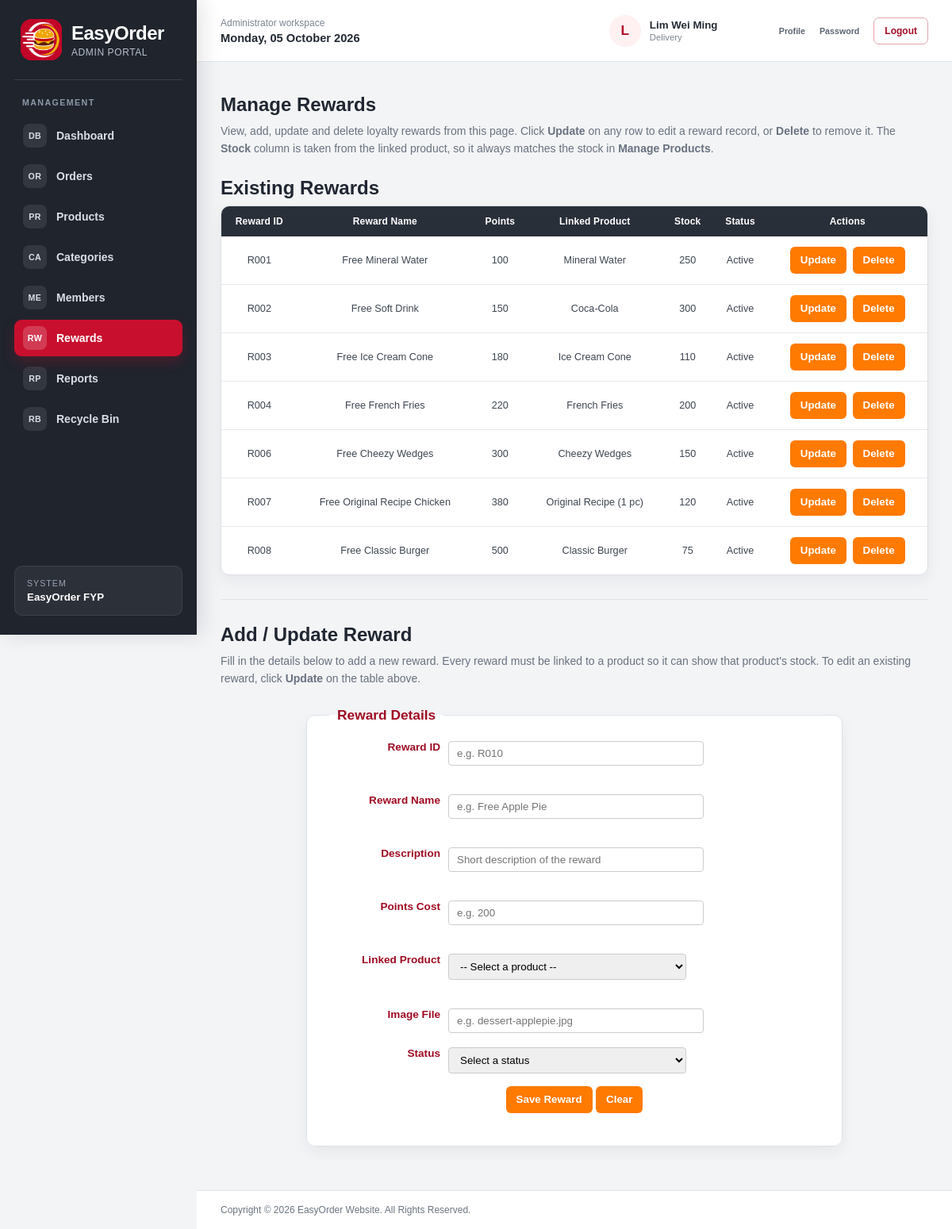
Screenshot of /admin_reward.php (signed in) with the database file from the repository.
### tables this page shows
CREATE TABLE `staff` (
  `staff_id` char(5) NOT NULL,
  `staff_name` varchar(100) NOT NULL,
  `staff_role` varchar(20) NOT NULL,
  `staff_email` varchar(100) NOT NULL,
  `staff_phone` varchar(15) NOT NULL,
  `staff_password` varchar(50) NOT NULL,
  `staff_isDelete` int(1) NOT NULL DEFAULT 0
);

CREATE TABLE `reward` (
  `reward_id` char(5) NOT NULL,
  `reward_name` varchar(100) NOT NULL,
  `reward_desc` varchar(255) NOT NULL,
  `reward_points` int(6) NOT NULL,
  `reward_product` char(5) NOT NULL,
  `reward_image` varchar(100) NOT NULL,
  `reward_status` varchar(10) NOT NULL,
  `reward_isDelete` int(1) NOT NULL DEFAULT 0
);

CREATE TABLE `product` (
  `product_id` char(5) NOT NULL,
  `product_name` varchar(100) NOT NULL,
  `product_desc` varchar(255) NOT NULL DEFAULT '',
  `product_image` varchar(255) NOT NULL DEFAULT 'image/logo.png',
  `product_category` varchar(50) NOT NULL,
  `product_price` decimal(5,2) NOT NULL,
  `product_stock` int(4) NOT NULL,
  `product_status` varchar(20) NOT NULL,
  `product_isDelete` int(1) NOT NULL DEFAULT 0
);

### admin_reward.php (the view, shortened to what this page needs)
<?php
include("dataconnection.php");
require_once("admin_shell.php");
?>
<!DOCTYPE html>
<html>
<head>
<link rel="stylesheet" href="style.css">
<link rel="stylesheet" href="admin_style.css">
</head>
<body class="admin-body">
<?php easyorder_admin_shell_start("admin_reward.php"); ?>
<h2 class="section-title">Manage Rewards</h2>
<p class="intro">View, add, update and delete loyalty rewards from this page. Click <b>Update</b> on any row to edit a reward record, or <b>Delete</b> to remove it. The <b>Stock</b> column is taken from the linked product, so it always matches the stock in <b>Manage Products</b>.</p>
<h2 class="section-title">Existing Rewards</h2>
<table class="manage-table" border="1">
<tr>
<th>Reward ID</th>
<th>Reward Name</th>
<th>Points</th>
<th>Linked Product</th>
<th>Stock</th>
<th>Status</th>
<th>Actions</th>
</tr>
<?php
$result = mysqli_query($connect,"SELECT * FROM reward WHERE reward_isDelete=0");
while($row = mysqli_fetch_assoc($result))
{
	$linked_product = "&mdash;";
	$stock_display = "N/A";
	$pid = $row['reward_product'];
	$product_stmt = mysqli_prepare($connect,"SELECT * FROM product WHERE product_id=?");
	mysqli_stmt_bind_param($product_stmt,"s",$pid);
	mysqli_stmt_execute($product_stmt);
	$presult = mysqli_stmt_get_result($product_stmt);
	if(mysqli_num_rows($presult) > 0)
	{
		$prow = mysqli_fetch_assoc($presult);
		$linked_product = $prow['product_name'];
		$stock_display = $prow['product_stock'];
	}
?>
<tr>
<td><?php echo $row['reward_id']; ?></td>
<td><?php echo $row['reward_name']; ?></td>
<td><?php echo $row['reward_points']; ?></td>
<td><?php echo $linked_product; ?></td>
<td><?php echo $stock_display; ?></td>
<td><?php echo $row['reward_status']; ?></td>
<td>
<input type="button" class="update-btn" value="Update" onclick="location='admin_reward.php?edit&id=<?php echo $row['reward_id']; ?>'">
<input type="button" class="delete-btn" value="Delete" onclick="if(confirmation()==true){location='admin_reward.php?del=1&id=<?php echo $row['reward_id']; ?>'}">
</td>
</tr>
<?php
}
?>
</table>
<hr>
<?php
$rid="";
$rname="";
$rdesc="";
$rpoints="";
$rimage="";
$form_title="Reward Details";
$btn_label="Save Reward";
?>
<h2 class="section-title">Add / Update Reward</h2>
<p class="intro">Fill in the details below to add a new reward. Every reward must be linked to a product so it can show that product's stock. To edit an existing reward, click <b>Update</b> on the table above.</p>
<div class="manage-form-box">
<form name="rewardfrm" method="post" action="" onsubmit="return save_reward()">
<fieldset>
<legend id="form_title"><?php echo htmlspecialchars($form_title,ENT_QUOTES,'UTF-8'); ?></legend>
<label>Reward ID</label>
<input type="text" name="reward_id" value="<?php echo htmlspecialchars($rid,ENT_QUOTES,'UTF-8'); ?>" <?php if(isset($_GET["edit"])) echo "disabled"; ?> placeholder="e.g. R010">
<br><span class="error" id="err_id"></span>
<br><br><label>Reward Name</label>
<input type="text" name="reward_name" value="<?php echo htmlspecialchars($rname,ENT_QUOTES,'UTF-8'); ?>" placeholder="e.g. Free Apple Pie">
<br><span class="error" id="err_name"></span>
<br><br><label>Description</label>
<input type="text" name="reward_desc" value="<?php echo htmlspecialchars($rdesc,ENT_QUOTES,'UTF-8'); ?>" placeholder="Short description of the reward">
<br><span class="error" id="err_desc"></span>
<br><br><label>Points Cost</label>
<input type="number" name="reward_points" min="1" value="<?php echo htmlspecialchars($rpoints,ENT_QUOTES,'UTF-8'); ?>" placeholder="e.g. 200">
<br><span class="error" id="err_points"></span>
<br><br><label>Linked Product</label>
<select name="reward_product">
<option value="">-- Select a product --</option>
</select>
<br><span class="error" id="err_product"></span>
<br><br><label>Image File</label>
<input type="text" name="reward_image" value="<?php echo htmlspecialchars($rimage,ENT_QUOTES,'UTF-8'); ?>" placeholder="e.g. dessert-applepie.jpg">
<br><br><label>Status</label>
<select name="reward_status">
<option value="0">Select a status</option>
</select>
<br><span class="error" id="err_status"></span>
<p style="text-align:center;">
<input type="submit" class="save-btn" id="savebtn" name="savebtn" value="<?php echo htmlspecialchars($btn_label,ENT_QUOTES,'UTF-8'); ?>">
<input type="button" class="save-btn" name="clearbtn" value="Clear" onclick="clear_form(this.form)">
</p>
</fieldset>
</form>
</div>
<?php easyorder_admin_shell_end(); ?>
</body>
</html>

### admin_shell.php (shortened to what this page needs)
<?php
if(!function_exists("easyorder_admin_shell_start"))
{
	function easyorder_admin_shell_start($active_page="")
	{
		global $connect;
		$admin_name = $_SESSION["admin_name"] ?? "Administrator";
		$admin_role = $_SESSION["admin_role"] ?? "Staff";
		if($connect && isset($_SESSION["admin_id"]))
		{
			$identity_stmt = mysqli_prepare($connect,"SELECT staff_name,staff_role FROM staff WHERE staff_id=? AND staff_isDelete=0 LIMIT 1");
			if($identity_stmt)
			{
				mysqli_stmt_bind_param($identity_stmt,"s",$_SESSION["admin_id"]);
				if(mysqli_stmt_execute($identity_stmt))
				{
					$identity_result = mysqli_stmt_get_result($identity_stmt);
					if($identity_row = mysqli_fetch_assoc($identity_result))
					{
						$admin_name = $identity_row["staff_name"];
						$admin_role = $identity_row["staff_role"];
					}
				}
			}
		}
		$navigation = array(
			array("page"=>"admin_dashboard.php","label"=>"Dashboard","icon"=>"DB"),
			array("page"=>"admin_order.php","label"=>"Orders","icon"=>"OR"),
			array("page"=>"admin_product.php","label"=>"Products","icon"=>"PR"),
			array("page"=>"admin_category.php","label"=>"Categories","icon"=>"CA"),
			array("page"=>"admin_member.php","label"=>"Members","icon"=>"ME"),
			array("page"=>"admin_reward.php","label"=>"Rewards","icon"=>"RW"),
			array("page"=>"admin_report.php","label"=>"Reports","icon"=>"RP"),
			array("page"=>"admin_restore.php","label"=>"Recycle Bin","icon"=>"RB")
		);
		$display_admin_role = $admin_role==="Manager" ? "Super Admin" : $admin_role;
		?>
		<div class="admin-app-shell">
			<aside class="admin-sidebar" aria-label="Administrator navigation">
				<a class="admin-brand" href="admin_dashboard.php" aria-label="EasyOrder administrator dashboard">
					<img src="image/logo.png" width="52" height="52" alt="EasyOrder logo">
					<span><strong>EasyOrder</strong><small>Admin Portal</small></span>
				</a>
				<nav class="admin-navigation">
					<p class="admin-navigation-label">MANAGEMENT</p>
					<?php foreach($navigation as $item): ?>
						<?php $is_active = $active_page===$item["page"]; ?>
						<a href="<?php echo htmlspecialchars($item["page"],ENT_QUOTES,"UTF-8"); ?>" class="<?php echo $is_active ? "active" : ""; ?>"<?php echo $is_active ? ' aria-current="page"' : ""; ?>>
							<span class="admin-nav-icon" aria-hidden="true"><?php echo htmlspecialchars($item["icon"],ENT_QUOTES,"UTF-8"); ?></span>
							<?php echo htmlspecialchars($item["label"],ENT_QUOTES,"UTF-8"); ?>
						</a>
					<?php endforeach; ?>
				</nav>
				<div class="admin-sidebar-note">
					<span>System</span>
					<strong>EasyOrder FYP</strong>
				</div>
			</aside>
			<div class="admin-workspace">
				<header class="admin-topbar">
					<div class="admin-topbar-context">
						<span>Administrator workspace</span>
						<strong><?php echo date("l, d F Y"); ?></strong>
					</div>
					<div class="admin-account-summary">
						<span class="admin-avatar" aria-hidden="true"><?php echo htmlspecialchars(strtoupper(substr($admin_name,0,1)),ENT_QUOTES,"UTF-8"); ?></span>
						<a class="admin-account-copy" href="admin_profile.php" aria-label="Open administrator profile">
							<strong><?php echo htmlspecialchars($admin_name,ENT_QUOTES,"UTF-8"); ?></strong>
							<small><?php echo htmlspecialchars($display_admin_role,ENT_QUOTES,"UTF-8"); ?></small>
						</a>
						<div class="admin-account-actions">
							<a href="admin_profile.php">Profile</a>
							<a href="admin_change_password.php">Password</a>
						</div>
						<a class="admin-logout-link" href="logout.php" onclick="return confirm('Are you sure you want to logout?')">Logout</a>
					</div>
				</header>
				<main id="main" class="admin-main">
		<?php
	}
}
if(!function_exists("easyorder_admin_shell_end"))
{
	function easyorder_admin_shell_end()
	{
		?>
				</main>
				<footer class="admin-footer">
					<p>Copyright &copy; 2026 EasyOrder Website. All Rights Reserved.</p>
				</footer>
			</div>
		</div>
		<?php
	}
}

### style.css (style rules this page uses)
* { font-family:Arial; }
body { background-color:#FFF8F0; color:#333333; margin:0px; }
#main { width:960px; margin:auto; padding:10px 0px 20px 0px; }
.section-title { color:#C8102E; text-align:center; font-family:"Arial Narrow"; text-decoration:underline; }
input[type="text"],input[type="password"],input[type="email"],input[type="number"],input[type="date"],textarea { border:1px solid #CCCCCC; border-radius:4px; padding:8px 10px 8px 10px; }
input[type="submit"],input[type="button"],input[type="reset"] { background-color:#FF7A00; color:#FFFFFF; font-weight:bold; border:0px; border-radius:5px; padding:10px 22px 10px 22px; cursor:pointer; }
th { background-color:#C8102E; color:#FFFFFF; padding:10px; }
td { padding:8px; }
footer { background-color:#2B2B2B; color:#FFFFFF; text-align:center; padding:20px 10px 20px 10px; margin-top:30px; }
.intro { text-align:center; color:#666666; }

### rows the page displays
staff: staff_name "L", staff_name "Lim Wei Ming", staff_role "Delivery"
reward: reward_id "R001", reward_name "Free Mineral Water", reward_points "100", reward_product.product_name "Mineral Water", reward_product.product_stock "250", reward_status "Active"
reward: reward_id "R002", reward_name "Free Soft Drink", reward_points "150", reward_product.product_name "Coca-Cola", reward_product.product_stock "300", reward_status "Active"
reward: reward_id "R003", reward_name "Free Ice Cream Cone", reward_points "180", reward_product.product_name "Ice Cream Cone", reward_product.product_stock "110", reward_status "Active"
reward: reward_id "R004", reward_name "Free French Fries", reward_points "220", reward_product.product_name "French Fries", reward_product.product_stock "200", reward_status "Active"
reward: reward_id "R006", reward_name "Free Cheezy Wedges", reward_points "300", reward_product.product_name "Cheezy Wedges", reward_product.product_stock "150", reward_status "Active"
reward: reward_id "R007", reward_name "Free Original Recipe Chicken", reward_points "380", reward_product.product_name "Original Recipe (1 pc)", reward_product.product_stock "120", reward_status "Active"
reward: reward_id "R008", reward_name "Free Classic Burger", reward_points "500", reward_product.product_name "Classic Burger", reward_product.product_stock "75", reward_status "Active"

### other values shown
$item["icon"] "DB"
$item["label"] "Dashboard"
$item["icon"] "OR"
$item["label"] "Orders"
$item["icon"] "PR"
$item["label"] "Products"
$item["icon"] "CA"
$item["label"] "Categories"
$item["icon"] "ME"
$item["label"] "Members"
$item["icon"] "RW"
$item["label"] "Rewards"
$item["icon"] "RP"
$item["label"] "Reports"
$item["icon"] "RB"
